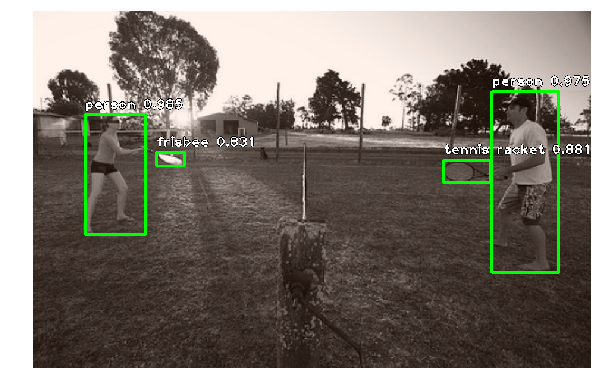
#> input picture DS/root/keras_retinanet/images/coco1.png, 601 x 392 px; its folder holds only this picture in this run
$ jupyter execute --allow-errors Lucchi_data-Covid-Unnormalised.ipynb   (shell and % lines are left out)   (older library calls are emulated)
#> lines starting #> are read from the running program, lines starting #| are printed output that depends on the picture
[cell 1]
%pylab inline

[cell 2]
import os, glob, shutil
import mahotas as mh

[cell 3]
DATAFOLDER = '/hpcstor6/scratch01/p/poornendu.pabbati001/COVID/'

#> (a cell that did not finish here is left out)

[cell 5]
train_image_dir = os.path.join(DATAFOLDER, 'images')
train_mask_dir =  os.path.join(DATAFOLDER, 'masks')

[cell 6]
all_image_files = sorted(sorted(glob.glob(train_image_dir+'/*.png')))
all_mask_files = sorted(sorted(glob.glob(train_mask_dir+'/*.png')))

[cell 7]
print(all_image_files[0])

[cell 8]
first_image = mh.imread(all_image_files[0])
imshow(first_image, cmap='gray')

#> (a cell that did not finish here is left out)

[cell 10]
len(all_mask_files)

#> (a cell that did not finish here is left out)

[cell 12]
images = np.zeros((3616, 512, 512), dtype=np.uint8)

[cell 13]
import numpy as np
import skimage.io as mh
import skimage.transform as skt

n_images = 3616  # number of images to load

# create array to hold the images
#> (the rest of this cell did not finish here and is left out)

[cell 14]
import numpy as np
import mahotas as mh
import skimage.transform as skt
import matplotlib.pyplot as plt

n_images = 3616
masks = np.zeros((n_images, 512, 512), dtype=np.bool)

for i, a in enumerate(all_mask_files):
    img = mh.imread(a)

    if img.ndim == 3:
        # grab left image
        left = img[0:512,0:512,0]
        left_resized = skt.resize(left, (512, 512), preserve_range=True)
        if np.prod(left_resized.shape) > 0:
            left_resized = left_resized.astype(np.bool)
            if i < len(masks):
                masks[i] = left_resized

        # grab right image
        right = img[0:512,512:,0]
        if right.shape[0] > 0 and right.shape[1] > 0:  # check if right has at least one pixel
            right_resized = skt.resize(right, (512, 512), preserve_range=True)
            if np.prod(right_resized.shape) > 0:
                right_resized = right_resized.astype(np.bool)
                if i < len(masks):
                    masks[i] = right_resized

    elif img.ndim == 2:
        left = img[0:512,0:512]
        left_resized = skt.resize(left, (512, 512), preserve_range=True)
        if np.prod(left_resized.shape) > 0:
            left_resized = left_resized.astype(np.bool)
            if i < len(masks):
                masks[i] = left_resized

        right = img[0:512,512:]
        if right.shape[0] > 0 and right.shape[1] > 0:  # check if right has at least one pixel
            right_resized = skt.resize(right, (512, 512), preserve_range=True)
            if np.prod(right_resized.shape) > 0:
                right_resized = right_resized.astype(np.bool)
                if i < len(masks):
                    masks[i] = right_resized


plt.imshow(masks[0])
plt.show()
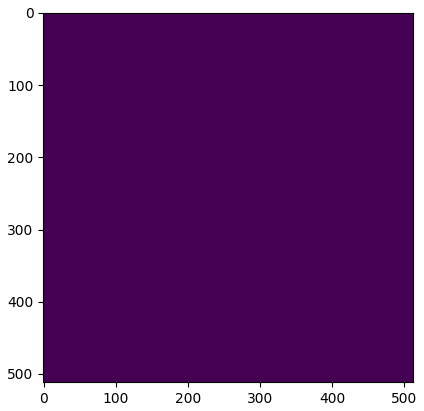
#> figure drawn by matplotlib, 1 panel
